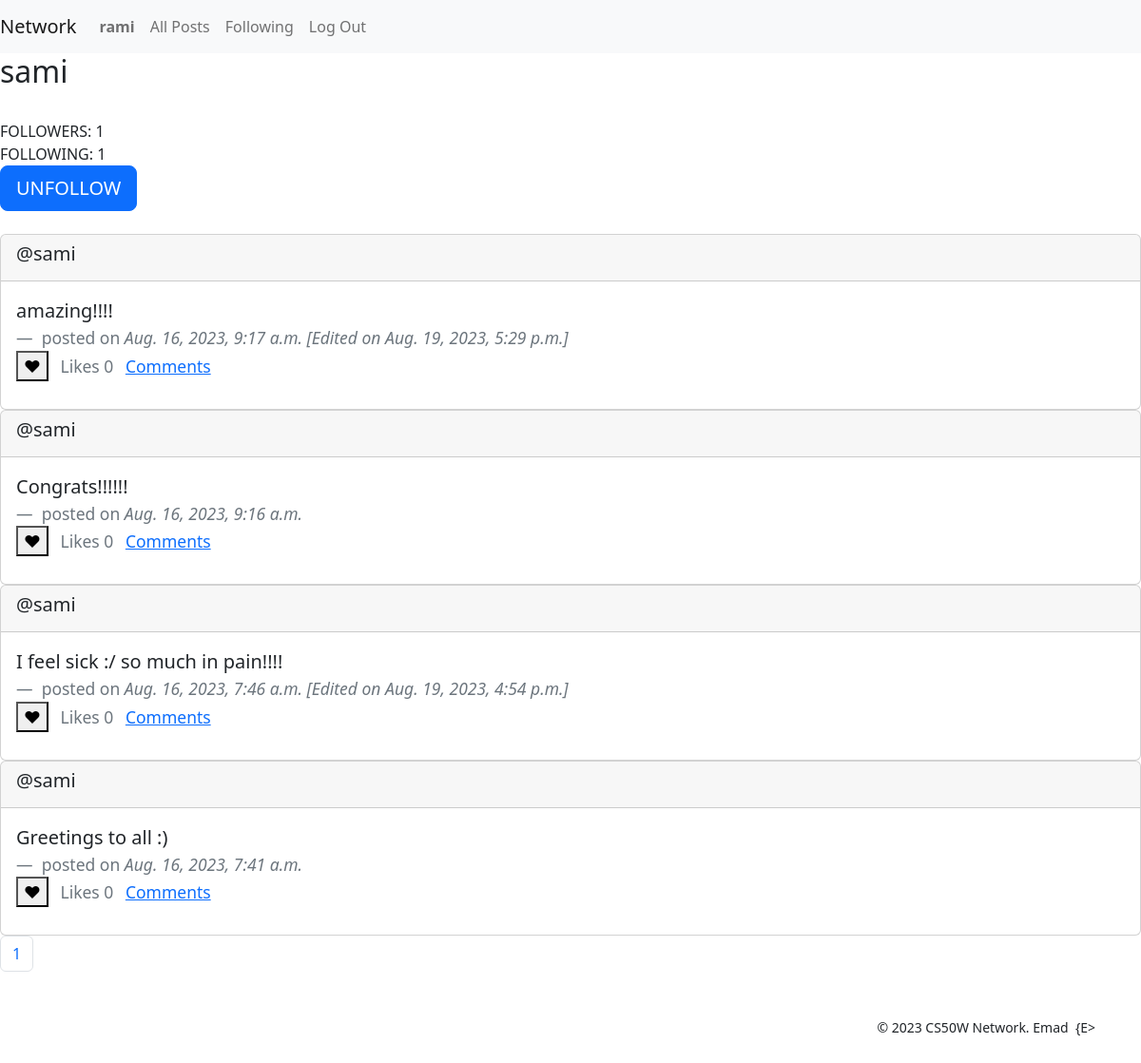
Screenshot of /profile/3 (signed in) with the database file from the repository.
### network/models.py (models this page shows, shortened)
class User(AbstractUser):
    followers = models.ManyToManyField('self', symmetrical=False, blank=True, null=True, related_name='following')

class Post(models.Model):
    content = models.TextField(blank=True)
    date_posted = models.DateTimeField(auto_now_add=True)    # automatically populated with current date
    edited = models.BooleanField(default=False)
    edited_on = models.DateTimeField(auto_now=True)    # automatically populated with current date on every update of instance
    author = models.ForeignKey(User, on_delete=models.CASCADE, blank=True, null=True, related_name="user_posts")
    likers = models.ManyToManyField(User, blank=True, null=True, related_name="liked_posts")

### network/views.py (the view)
# urls.py: path("profile/<int:user_id>", views.profile, name="profile"),
@login_required
def profile(request, user_id):
    profile_user = User.objects.get(pk=user_id)
    profile_user_posts = profile_user.user_posts.order_by("-date_posted").all()
    return render(request, "network/profile.html", context={
        'following': profile_user.following.all(),
        'followers': profile_user.followers.all(),
        'page': pagination(request, profile_user_posts),
        'profile_user': profile_user,
    })

### network/views.py (called while the page is built)
def pagination(request, objects_list):
    paginator = Paginator(objects_list, 10)
    page_number = request.GET.get('page')
    page = paginator.get_page(page_number)
    return page

### network/templates/network/profile.html (shortened to what this page needs)
{% extends "network/layout.html" %}
{% block body %}
    <div>
        <h2>{{profile_user}}</h2>
        <br>
        FOLLOWERS: {{followers.count}}
        <br>
        FOLLOWING: {{following.count}}
        <br>
        {% if user != profile_user %}
            {% if user in followers %}
            <form action="{% url 'follow_unfollow' user_id=profile_user.id action='unfollow' %}" method="post">
                <button type="submit" class="btn btn-lg btn-primary">UNFOLLOW</button>
            </form>
            {% else %}
            <form action="{% url 'follow_unfollow' user_id=profile_user.id action='follow' %}" method="post">
                {% csrf_token %}
                <button type="submit" class="btn btn-lg btn-primary">FOLLOW</button>
            </form>
            {% endif %}
        {% endif %}
        <br>
        {% for post in page %}
            <div class="card">
                <div class="card-header">
                    <h5>@{{post.author}}</h5>
                </div>
                <div class="card-body">
                    <blockquote class="blockquote mb-0">
                        <p>
                            <span id="post_{{post.id}}" class="list-inline-item">{{post.content}}</span>
                        </p>
                        <footer class="blockquote-footer">
                            <span>posted on </span>
                            <cite title="Source Title">{{post.date_posted}} {% if post.edited %}[Edited on {{post.edited_on}}]{% endif %}</cite> <br>
                            <button id="postReaction_{{post.id}}" class="list-inline-item btn-like" data-reaction="unlike" data-csrf="{{ csrf_token }}">❤</button>
                            <p class="list-inline-item">Likes <span id="postLikes_{{post.id}}">{{post.likers.count}}</span></p>
                            <a href="#" class="list-inline-item">Comments</a>
                        </footer>
                    </blockquote>
                </div>
            </div>
        {% endfor %}
    </div>
{% endblock %}

### network/templates/network/layout.html (shortened to what this page needs)
{% load static %}
<!DOCTYPE html>
<html lang="en">
    <head>
        <link href="https://cdn.jsdelivr.net/npm/bootstrap@5.2.3/dist/css/bootstrap.min.css" rel="stylesheet">
        <link href="{% static 'network/styles.css' %}" rel="stylesheet">
    </head>
    <body>
        <nav class="navbar navbar-expand-lg navbar-light bg-light">
            <a class="navbar-brand" href="{% url 'index' %}">Network</a>
            <div>
              <ul class="navbar-nav mr-auto">
                {% if user.is_authenticated %}
                    <li class="nav-item">
                        <a class="nav-link" href="{% url 'profile' user.id %}"><strong>{{ user.username }}</strong></a>
                    </li>
                {% endif %}
                <li class="nav-item">
                  <a class="nav-link" href="{% url 'index' %}?all=True">All Posts</a>
                </li>
                {% if user.is_authenticated %}
                    <li class="nav-item">
                        <a class="nav-link" href="{% url 'following' %}">Following</a>
                    </li>
                    <li class="nav-item">
                        <a class="nav-link" href="{% url 'logout' %}">Log Out</a>
                    </li>
                {% endif %}
              </ul>
            </div>
          </nav>
        <div class="body">
            {% block body %}
            {% endblock %}
        </div>
        {% if page %}
            <nav aria-label="Page navigation example">
                <ul class="pagination">
                    <li class="page-item"><a class="page-link" href="?page={{ page.number }}">{{page.number}}</a></li>
                </ul>
            </nav>
        {% endif %}
        <footer>
            <small class="d-flex justify-content-end mx-5 mt-5 mb-2">
                &copy;&nbsp;2023&nbsp;CS50W&nbsp;Network.&nbsp;Emad&nbsp;&nbsp;{E>
            </small>
            <br>
        </footer>
    </body>
</html>

### rows the page displays
User: username "rami"
User: username "sami"
Post: author "sami", content "amazing!!!!", date_posted "Aug. 16, 2023, 9:17 a.m.", edited_on "Aug. 19, 2023, 5:29 p.m.", likers.count "0"
Post: author "sami", content "Congrats!!!!!!", date_posted "Aug. 16, 2023, 9:16 a.m.", likers.count "0"
Post: author "sami", content "I feel sick :/ so much in pain!!!!", date_posted "Aug. 16, 2023, 7:46 a.m.", edited_on "Aug. 19, 2023, 4:54 p.m.", likers.count "0"
Post: author "sami", content "Greetings to all :)", date_posted "Aug. 16, 2023, 7:41 a.m.", likers.count "0"

### other values shown
{{ followers.count }} "1"
{{ following.count }} "1"
{{ page.number }} "1"
